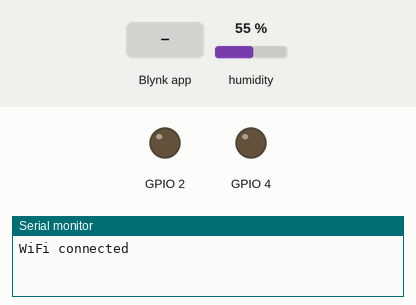
Recording of a sketch running on a simulated ESP32. On the bench: output pins drawn as LEDs (lit = HIGH), the last lines printed to the serial monitor. Inputs (shaded band) come from the test bench; at power-on: humidity 55 %. WiFi joins after 1.5 s; servers stay silent unless stated.

Above: at 3.0 s.
3.1 s: Blynk app writes 1 to V0
At 4.3 s:
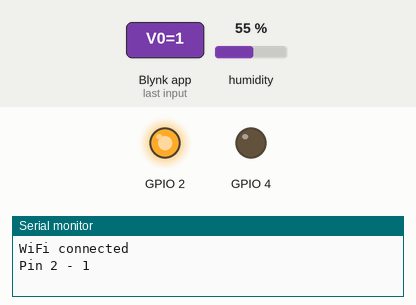
4.6 s: Blynk app writes 1 to V1
At 5.5 s:
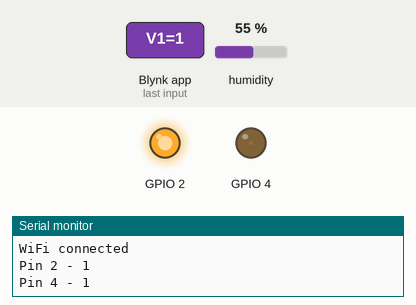
6.1 s: Blynk app writes 0 to V0
At 6.6 s:
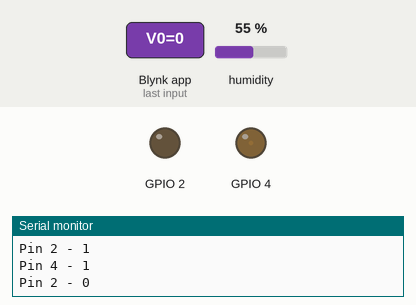
7.6 s: Blynk app writes 200 to V1
At 8.8 s:
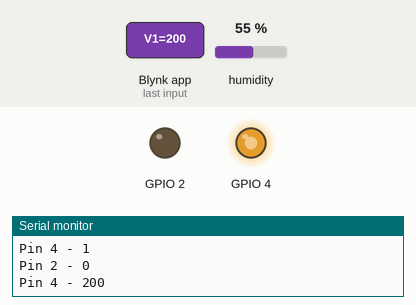
9.1 s: Blynk app writes 200 to V0
At 10.1 s:
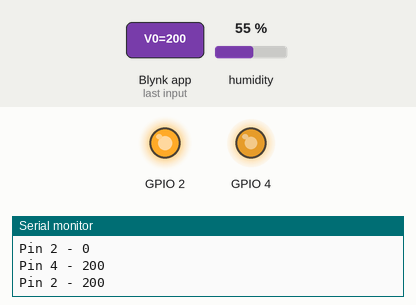
Timing chart, 0 to 11.6 s (numbered marks = the images above; inputs shaded):
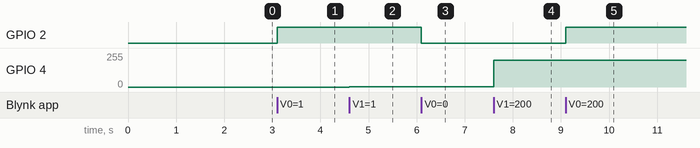

The sketch:

BLYNK_INTEGROMAT_ESP32.ino
```cpp
//#include <Blynk.h>
#define BLYNK_PRINT Serial

#include <WiFi.h>
#include <WiFiClient.h>
#include <BlynkSimpleEsp32.h>

#include <Wire.h>
#include "SparkFunBME280.h"

int freq = 2000;
int channel = 0;
int resolution = 8;


BlynkTimer timer;

BME280 bme;
String temperature;

char auth[] = "<auth_token>";// You should get Auth Token in the Blynk App.
char ssid[] = "<wifi_name>"; // Your Wi-Fi Credentials
char pass[] = "<password>";

void setup() {
  pinMode(2, OUTPUT);

  ledcSetup(channel, freq, resolution);
  ledcAttachPin(4, channel);

  Serial.begin(9600);

  Serial.println("WiFi connected");

  Blynk.begin(auth, ssid, pass);

  Wire.begin();

  if (bme.beginI2C() == false) //Begin communication over I2C
  {
    Serial.println("The sensor did not respond. Please check wiring.");
    while(1); //Freeze
  }
   timer.setInterval(1000L, myTimerEvent); // Data Sending Rate - 1 second


}

BLYNK_WRITE(V0)
{  // This function gets called each time something changes on the widget
  int value = param.asInt();  // This gets the 'value' of the Widget as an integer
  digitalWrite(2,value);
  Serial.print("Pin 2 - ");
  Serial.println(value);
}


BLYNK_WRITE(V1)
{  // This function gets called each time something changes on the widget
  int value2 = param.asInt();  // This gets the 'value' of the Widget as an integer
  //map(value2, 0, 255, 0, 255)

  ledcWrite(channel, value2);
    Serial.print("Pin 4 - ");
    Serial.println(value2);
}

void myTimerEvent()
{
  Blynk.virtualWrite(V2, bme.readFloatHumidity()); // Data to PUSH to Integromat
}

void loop(){
  Blynk.run();
  timer.run();
}
```

Measured:
- after the input at 3.1 s, GPIO 2: LOW → HIGH at once
- after the input at 4.6 s, GPIO 4: 0/255 → 1/255 at once
- after the input at 6.1 s, GPIO 2: HIGH → LOW at once
- after the input at 7.6 s, GPIO 4: 1/255 → 199/255 at once
- after the input at 9.1 s, GPIO 2: LOW → HIGH at once
